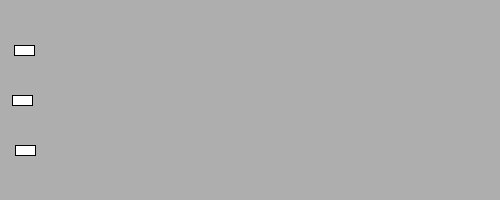
Frame 1 (no input)
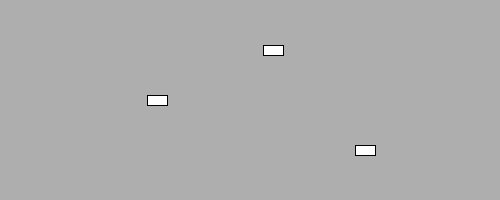
Frame 60 (the mouse pressed at the canvas centre just before this capture)
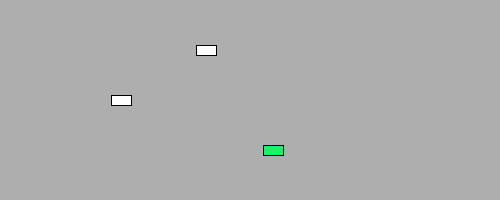
Frame 120 (the mouse held since frame 60 and released just before this capture)

The Processing sketch that drew these frames (run headless with seeded random() and noise(); from frame 60 on, the mouse is pressed at the canvas centre):

// Processing sketch: processing_166255
// ── processing_166255.pde

class Car {
  color c;
  float xpos;
  float ypos;
  float xspeed;
 
   Car(color tempC, float tempXpos, float tempYpos, float tempXspeed) { // The Constructor is defined with arguments.
    c = tempC;
    xpos = tempXpos;
    ypos = tempYpos;
    xspeed = tempXspeed;
  }
  
  void display() {
    if (xpos > width-20 || xpos < 0)
      c = color(random(255),random(255),random(255));
    fill(c);
    rectMode(CENTER);
    rect(xpos,ypos,20,10);
  }
 
  void move() {
    xpos = xpos + xspeed;
   }
   
}
Car[] myCar;

void setup(){
  size(500,200);
  myCar = new Car[3];
  for(int i=0;i<3;i++)
    myCar[i] = new Car(color(255),20,i*50+50,random(1,6));
}

void draw(){
  background(174);
  for(int i=0;i<3;i++){
    myCar[i].move();
    myCar[i].display();
  }
  for(int i=0;i<3;i++){
    if(myCar[i].xpos > width-10 || myCar[i].xpos < 0){
      myCar[0].xspeed*=-1;
      myCar[1].xspeed*=-1;
      myCar[2].xspeed*=-1;
    }
  }
}
